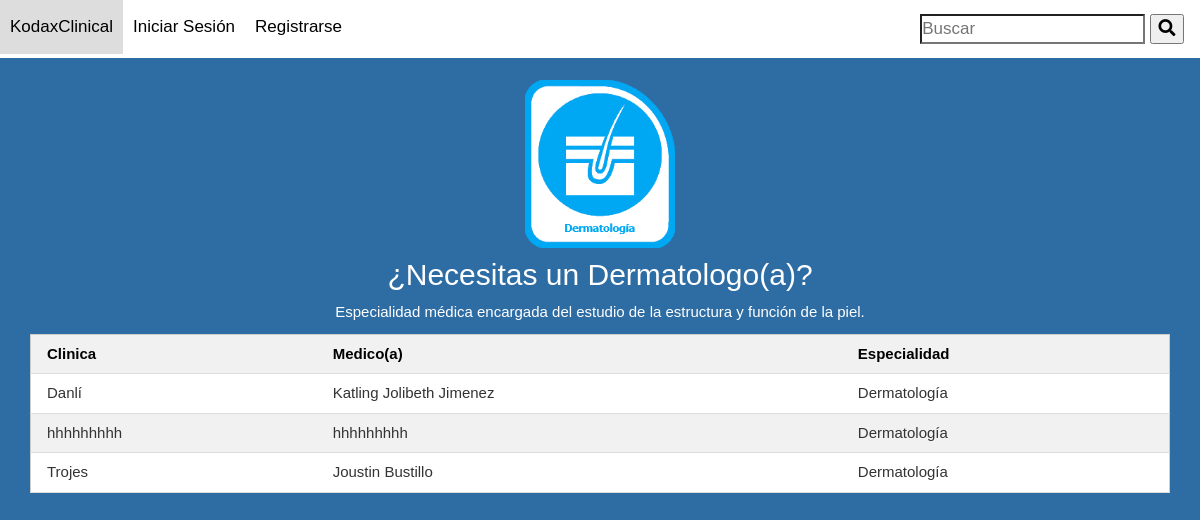
The page /prueba.php?esp=2 on the database its author committed.
### tables this page shows
CREATE TABLE `categorias` (
  `id_categoria` int(11) NOT NULL,
  `nombre` varchar(30) NOT NULL,
  `nombres` varchar(30) NOT NULL,
  `titulo` varchar(50) NOT NULL,
  `descripcion` varchar(255) NOT NULL,
  `imagen` varchar(255) NOT NULL
);

CREATE TABLE `registros` (
  `id_registro` int(100) NOT NULL,
  `nombre_clinica` varchar(30) NOT NULL,
  `nombre` varchar(30) NOT NULL,
  `correo` varchar(30) NOT NULL,
  `contrasena` varchar(250) NOT NULL,
  `especialidad` varchar(30) NOT NULL,
  `direccion` varchar(30) NOT NULL,
  `horario` varchar(30) NOT NULL,
  `telefono` int(8) NOT NULL,
  `latitud` varchar(250) DEFAULT NULL,
  `longitud` varchar(250) DEFAULT NULL,
  `foto` varchar(255) DEFAULT 'default.jpg',
  `destino` varchar(255) DEFAULT 'imagenkodaxweb/'
);

### prueba.php (the view, shortened to what this page needs)
<!DOCTYPE html>
<html>
<head>
  <?php require('lib/links.php'); ?>
</head>
<body>
  <?php
      require ("lib/conexion.php");
      $esp = $_GET["esp"];
      $sql = "SELECT id_registro,nombre_clinica,registros.nombre as name,correo,direccion,horario,telefono,latitud,longitud,categorias.nombre as categoria,titulo,descripcion,imagen
      FROM registros JOIN categorias ON especialidad=id_categoria
      WHERE especialidad=$esp";
      $stmt=$conexion->query($sql);
      $rows = $stmt->fetchAll();
      foreach ($rows as $value) {}
      include ("bar.php");
  ?>
  <div class="container" style="margin-top:70px">
    <img src="imagenkodaxweb/<?php echo $value['imagen'] ?>" alt="" class="centrado" style="width:150px">
    <h2 style="text-align:center;color:white;"><?php echo $value['titulo'] ?></h2>
    <p style="text-align:center;color:white;"><?php echo $value['descripcion'] ?></p>
    <table class="w3-table-all">
    <thead>
      <tr class="w3-light-grey">
        <th>Clinica</th>
        <th>Medico(a)</th>
        <th>Especialidad</th>
      </tr>
    </thead>
    <?php foreach ($rows as $key): ?>
    <tr onclick="location.href ='medicos_mas.php?cod=<?php echo $key["id_registro"] ?>'">
      <td><?php echo $key["nombre_clinica"] ?></td>
      <td><?php echo $key["name"] ?></td>
      <td><?php echo $key["categoria"] ?></td>
    </tr>
  <?php endforeach; ?>
  </table>
  </div>
</body>
</html>

### css/w3.css (style rules this page uses)
*,*:before,*:after { box-sizing:inherit }
html { -ms-text-size-adjust:100%;-webkit-text-size-adjust:100% }
body { margin:0 }
img { border-style:none }
html,body { font-family:Verdana,sans-serif;font-size:15px;line-height:1.5 }
html { overflow-x:hidden }
h2 { font-size:30px }
h1,h2,h3,h4,h5,h6 { font-family:"Segoe UI",Arial,sans-serif;font-weight:400;margin:10px 0 }
img { vertical-align:middle }
.w3-table,.w3-table-all { border-collapse:collapse;border-spacing:0;width:100%;display:table }
.w3-table-all { border:1px solid #ccc }
.w3-bordered tr,.w3-table-all tr { border-bottom:1px solid #ddd }
.w3-table-all tr:nth-child(odd) { background-color:#fff }
.w3-table-all tr:nth-child(even) { background-color:#f1f1f1 }
.w3-table td,.w3-table th,.w3-table-all td,.w3-table-all th { padding:8px 8px;display:table-cell;text-align:left;vertical-align:top }
.w3-table th:first-child,.w3-table td:first-child,.w3-table-all th:first-child,.w3-table-all td:first-child { padding-left:16px }
.w3-light-grey,.w3-hover-light-grey:hover,.w3-light-gray,.w3-hover-light-gray:hover { color:#000!important;background-color:#f1f1f1!important }

### css/estilos.css (style rules this page uses)
* { margin: 0; padding: 0; -webkit-box-sizing: border-box; -moz-box-sizing: border-box; box-sizing: border-box; }
.centrado { margin:10px auto; display:block; }
body { background:#2e6da4; -webkit-background-size: cover; background-size: cover; background-attachment: fixed; font-family: Roboto; }

### lib/links.php (style rules this page uses)
body,h1,h2,h3,h4,h5,h6 { font-family: "Karma", sans-serif }

### rows shown on the page
categorias: imagen (picture), titulo "¿Necesitas un Dermatologo(a)?", descripcion "Especialidad médica encargada del estudio de la estructura y función de la piel."
registros: nombre_clinica "Danlí", nombre "Katling Jolibeth Jimenez", categorias.nombre "Dermatología"
registros: nombre_clinica "hhhhhhhhh", nombre "hhhhhhhhh", categorias.nombre "Dermatología"
registros: nombre_clinica "Trojes", nombre "Joustin Bustillo", categorias.nombre "Dermatología"
